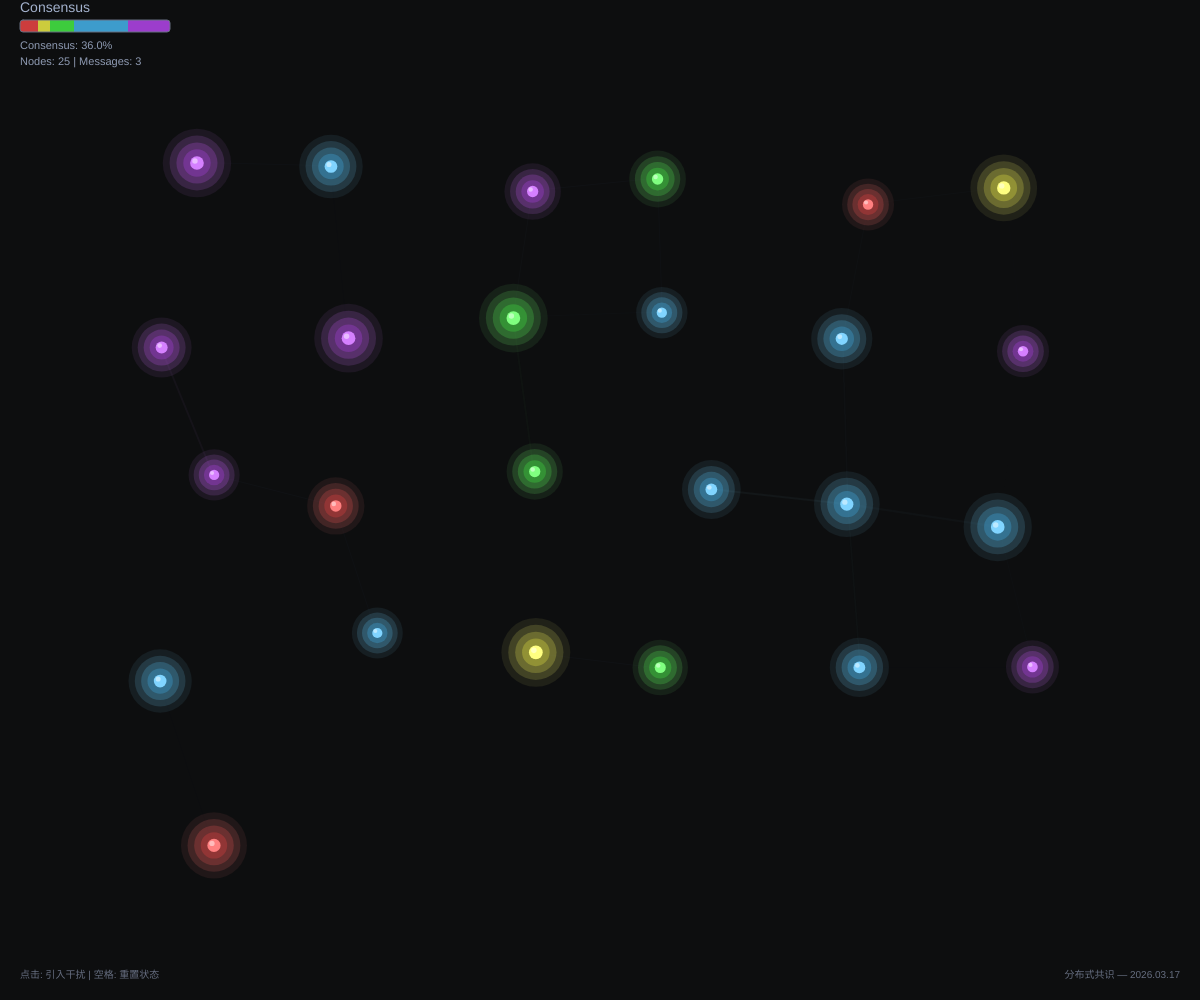
Frame 1 (no input)
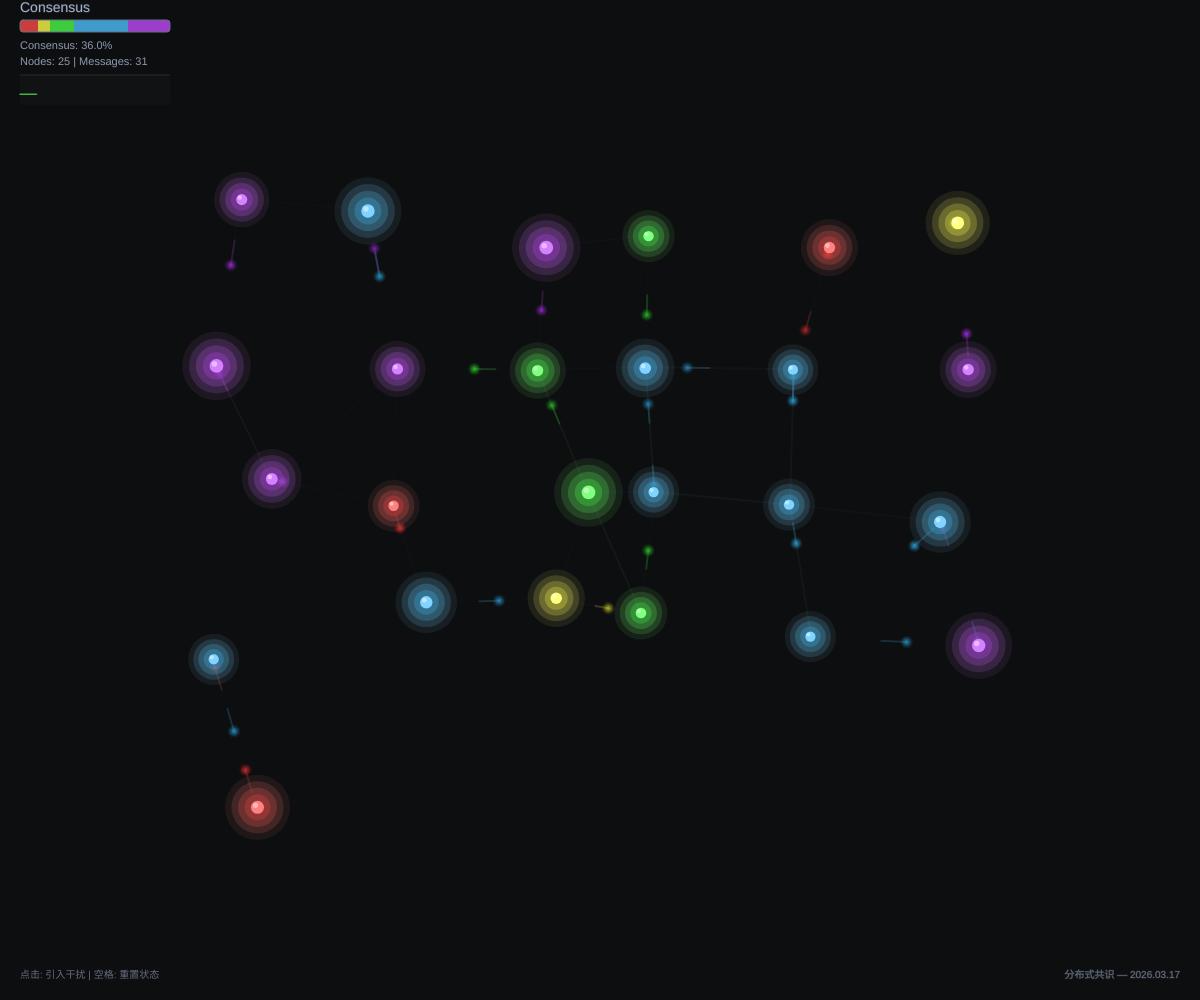
Frame 60 (no input)
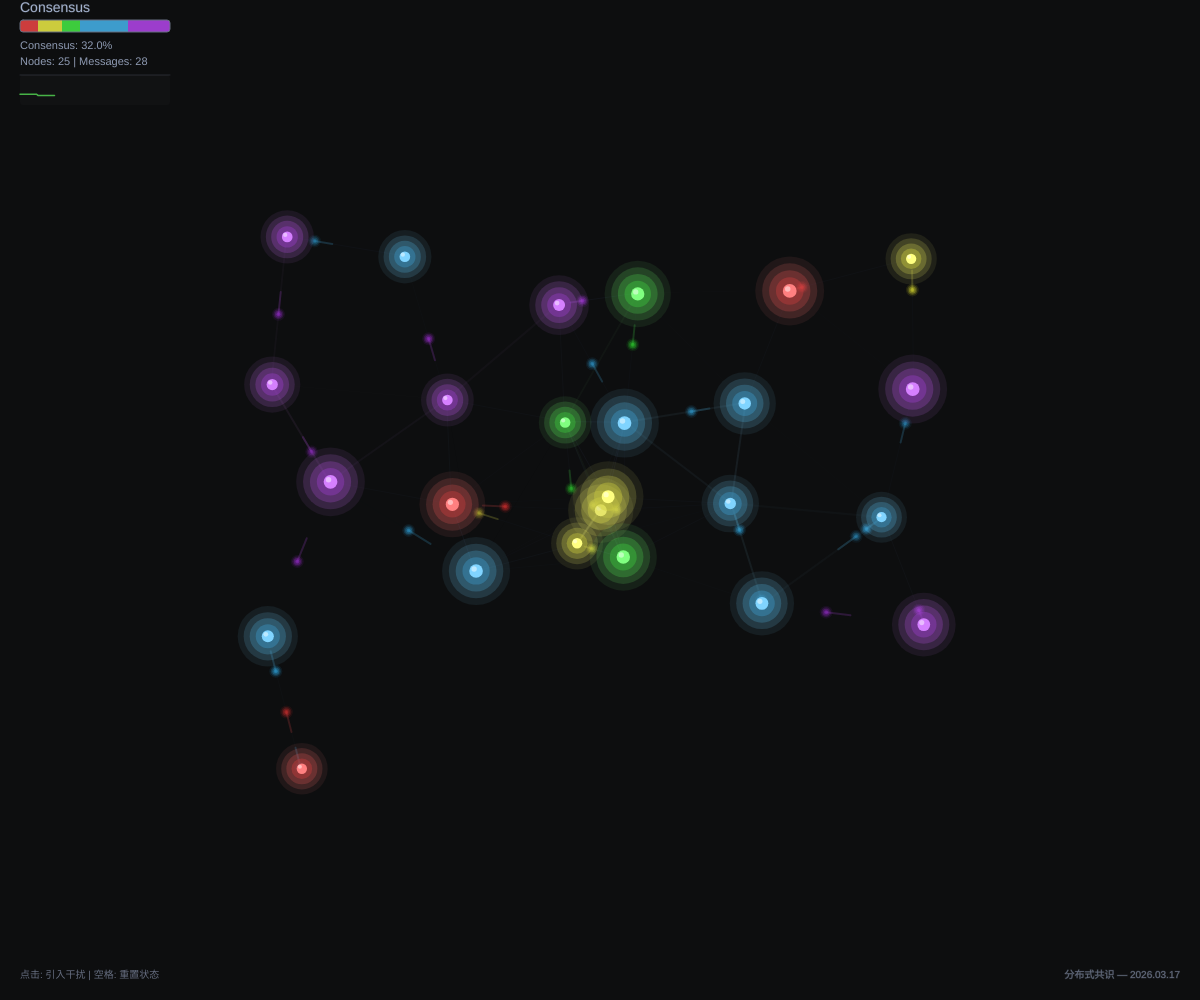
Frame 120 (the mouse pressed at the canvas centre since frame 60)

The p5.js sketch that drew these frames (run headless with seeded random() and noise() and a simulated clock; from frame 60 on, the mouse is pressed at the canvas centre):

// p5.js sketch
// ── sketch.js
/**
 * Consensus — Daily Wonder Sketch 2026-03-17
 * 
 * 灵感来源：分布式系统与 Agent 协调
 * 可视化节点如何通过消息传递达成共识
 * 
 * 在去中心化的世界里，没有权威裁判，只有持续的对话。
 * 共识不是瞬间发生的——它是波纹一般在网络中扩散，
 * 直到所有节点最终同步。
 */

// ═══════════════════════════════════════════════════════════════════════════
// 可调参数
// ═══════════════════════════════════════════════════════════════════════════

const CONFIG = {
  // 网络
  nodeCount: 25,               // 节点数量
  connectionDistance: 180,     // 连接距离阈值
  
  // 共识系统
  stateCount: 5,               // 可能的状态数量（不同颜色）
  consensusThreshold: 0.7,     // 共识阈值（邻居中相同状态比例）
  stateChangeDelay: 60,        // 状态改变后的冷却帧数
  
  // 消息传递
  messageSpeed: 4,             // 消息传播速度
  messageInterval: 30,         // 发送消息的间隔（帧）
  
  // 物理
  nodeSpeed: 0.5,              // 节点漂移速度
  repulsionRadius: 50,         // 排斥半径
  repulsionStrength: 0.3,      // 排斥力度
  attractionStrength: 0.02,    // 吸引到中心的力度
  
  // 视觉
  backgroundColor: [220, 15, 6],   // HSB
  nodeRadius: 12,
  glowLayers: 4,
  connectionOpacity: 0.3,
  
  // 状态颜色（HSB 色相）
  stateHues: [0, 60, 120, 200, 280],  // 红、黄、绿、蓝、紫
};

// ═══════════════════════════════════════════════════════════════════════════
// 消息类 - 在节点间传递的信息
// ═══════════════════════════════════════════════════════════════════════════

class Message {
  constructor(from, to, state) {
    this.from = from;
    this.to = to;
    this.state = state;
    this.progress = 0;  // 0 到 1
    this.alive = true;
  }
  
  update() {
    this.progress += CONFIG.messageSpeed / dist(
      this.from.pos.x, this.from.pos.y,
      this.to.pos.x, this.to.pos.y
    );
    
    if (this.progress >= 1) {
      this.progress = 1;
      this.alive = false;
      // 消息到达，通知目标节点
      this.to.receiveMessage(this.state);
    }
  }
  
  draw() {
    const x = lerp(this.from.pos.x, this.to.pos.x, this.progress);
    const y = lerp(this.from.pos.y, this.to.pos.y, this.progress);
    
    const hue = CONFIG.stateHues[this.state];
    
    // 消息光点
    noStroke();
    for (let i = 3; i >= 0; i--) {
      const size = 4 + i * 3;
      const alpha = (100 - i * 25) * (1 - this.progress * 0.5);
      fill(hue, 80, 100, alpha);
      ellipse(x, y, size, size);
    }
    
    // 拖尾
    const tailLength = 0.15;
    const tailStart = max(0, this.progress - tailLength);
    stroke(hue, 70, 90, 50);
    strokeWeight(2);
    line(
      lerp(this.from.pos.x, this.to.pos.x, tailStart),
      lerp(this.from.pos.y, this.to.pos.y, tailStart),
      x, y
    );
  }
}

// ═══════════════════════════════════════════════════════════════════════════
// 节点类 - 网络中的参与者
// ═══════════════════════════════════════════════════════════════════════════

class Node {
  constructor(x, y, id) {
    this.id = id;
    this.pos = createVector(x, y);
    this.vel = createVector(random(-1, 1), random(-1, 1)).mult(0.5);
    
    // 共识状态
    this.state = floor(random(CONFIG.stateCount));
    this.receivedStates = [];  // 收到的状态消息
    this.cooldown = 0;         // 状态改变冷却
    this.neighbors = [];       // 邻居节点
    
    // 视觉状态
    this.pulsePhase = random(TWO_PI);
    this.consensusGlow = 0;    // 达成共识时的额外发光
    this.lastStateChange = 0;  // 上次状态改变的帧
    
    // 消息计时
    this.messageTimer = floor(random(CONFIG.messageInterval));
  }
  
  updateNeighbors(nodes) {
    this.neighbors = [];
    for (const other of nodes) {
      if (other === this) continue;
      const d = p5.Vector.dist(this.pos, other.pos);
      if (d < CONFIG.connectionDistance) {
        this.neighbors.push(other);
      }
    }
  }
  
  receiveMessage(state) {
    this.receivedStates.push(state);
  }
  
  processConsensus() {
    if (this.cooldown > 0) {
      this.cooldown--;
      return;
    }
    
    if (this.receivedStates.length === 0) return;
    
    // 统计收到的状态
    const stateCounts = {};
    for (const s of this.receivedStates) {
      stateCounts[s] = (stateCounts[s] || 0) + 1;
    }
    
    // 加上自己的状态
    stateCounts[this.state] = (stateCounts[this.state] || 0) + 1;
    
    // 找出最多的状态
    let maxCount = 0;
    let dominantState = this.state;
    for (const [state, count] of Object.entries(stateCounts)) {
      if (count > maxCount) {
        maxCount = count;
        dominantState = parseInt(state);
      }
    }
    
    // 计算共识程度
    const total = this.receivedStates.length + 1;
    const consensusRatio = maxCount / total;
    
    // 如果超过阈值且不是当前状态，切换
    if (consensusRatio >= CONFIG.consensusThreshold && dominantState !== this.state) {
      this.state = dominantState;
      this.cooldown = CONFIG.stateChangeDelay;
      this.consensusGlow = 1;
      this.lastStateChange = frameCount;
    }
    
    // 清空接收的状态
    this.receivedStates = [];
  }
  
  shouldSendMessage() {
    this.messageTimer--;
    if (this.messageTimer <= 0) {
      this.messageTimer = CONFIG.messageInterval + floor(random(-10, 10));
      return true;
    }
    return false;
  }
  
  update(nodes) {
    // 衰减共识发光
    this.consensusGlow *= 0.95;
    
    // 脉动
    this.pulsePhase += 0.03;
    
    // 漂移运动
    const wanderAngle = noise(this.pos.x * 0.01, this.pos.y * 0.01, frameCount * 0.005) * TWO_PI * 2;
    const wanderForce = p5.Vector.fromAngle(wanderAngle).mult(CONFIG.nodeSpeed * 0.3);
    this.vel.add(wanderForce);
    
    // 排斥力
    for (const other of nodes) {
      if (other === this) continue;
      const d = p5.Vector.dist(this.pos, other.pos);
      if (d < CONFIG.repulsionRadius && d > 0) {
        const repulsion = p5.Vector.sub(this.pos, other.pos);
        repulsion.normalize();
        repulsion.mult(CONFIG.repulsionStrength * (1 - d / CONFIG.repulsionRadius));
        this.vel.add(repulsion);
      }
    }
    
    // 轻微吸引到中心
    const center = createVector(width / 2, height / 2);
    const toCenter = p5.Vector.sub(center, this.pos);
    toCenter.mult(CONFIG.attractionStrength);
    this.vel.add(toCenter);
    
    // 边界软反弹
    const margin = 80;
    if (this.pos.x < margin) this.vel.x += 0.2;
    if (this.pos.x > width - margin) this.vel.x -= 0.2;
    if (this.pos.y < margin) this.vel.y += 0.2;
    if (this.pos.y > height - margin) this.vel.y -= 0.2;
    
    // 应用速度
    this.vel.limit(CONFIG.nodeSpeed * 2);
    this.vel.mult(0.98);  // 阻尼
    this.pos.add(this.vel);
  }
  
  draw() {
    const hue = CONFIG.stateHues[this.state];
    const pulse = 1 + sin(this.pulsePhase) * 0.15;
    const glowBoost = 1 + this.consensusGlow * 2;
    
    // 外发光
    noStroke();
    for (let i = CONFIG.glowLayers; i >= 0; i--) {
      const layerRatio = i / CONFIG.glowLayers;
      const size = CONFIG.nodeRadius * (1 + layerRatio * 2) * pulse * glowBoost;
      const alpha = (1 - layerRatio) * 100;
      
      fill(hue, 70 - layerRatio * 30, 80, alpha);
      ellipse(this.pos.x, this.pos.y, size * 2, size * 2);
    }
    
    // 核心
    fill(hue, 50, 100);
    ellipse(this.pos.x, this.pos.y, CONFIG.nodeRadius * pulse, CONFIG.nodeRadius * pulse);
    
    // 内核高亮
    fill(hue, 20, 100, 200);
    ellipse(this.pos.x - 2, this.pos.y - 2, CONFIG.nodeRadius * 0.4 * pulse, CONFIG.nodeRadius * 0.4 * pulse);
    
    // 节点 ID（调试用，可注释掉）
    // fill(0, 0, 100, 150);
    // textSize(8);
    // textAlign(CENTER, CENTER);
    // text(this.id, this.pos.x, this.pos.y);
  }
  
  drawConnections() {
    for (const neighbor of this.neighbors) {
      // 只绘制 id 较小的到 id 较大的，避免重复
      if (neighbor.id < this.id) continue;
      
      const d = p5.Vector.dist(this.pos, neighbor.pos);
      const opacity = map(d, 0, CONFIG.connectionDistance, CONFIG.connectionOpacity, 0);
      
      // 如果状态相同，连接更亮
      const sameState = this.state === neighbor.state;
      const hue = sameState ? CONFIG.stateHues[this.state] : 220;
      const brightness = sameState ? 60 : 30;
      
      stroke(hue, 40, brightness, opacity * 255);
      strokeWeight(sameState ? 2 : 1);
      line(this.pos.x, this.pos.y, neighbor.pos.x, neighbor.pos.y);
    }
  }
}

// ═══════════════════════════════════════════════════════════════════════════
// 全局状态
// ═══════════════════════════════════════════════════════════════════════════

let nodes = [];
let messages = [];
let consensusHistory = [];  // 跟踪共识度变化

// ═══════════════════════════════════════════════════════════════════════════
// p5.js 生命周期
// ═══════════════════════════════════════════════════════════════════════════

function setup() {
  createCanvas(windowWidth, windowHeight);
  colorMode(HSB, 360, 100, 100, 255);
  
  // 初始化节点（排列成网格后添加随机扰动）
  const cols = ceil(sqrt(CONFIG.nodeCount * width / height));
  const rows = ceil(CONFIG.nodeCount / cols);
  const spacingX = (width - 200) / cols;
  const spacingY = (height - 200) / rows;
  
  for (let i = 0; i < CONFIG.nodeCount; i++) {
    const col = i % cols;
    const row = floor(i / cols);
    const x = 100 + col * spacingX + spacingX / 2 + random(-30, 30);
    const y = 100 + row * spacingY + spacingY / 2 + random(-30, 30);
    nodes.push(new Node(x, y, i));
  }
}

function draw() {
  // 背景
  background(CONFIG.backgroundColor[0], CONFIG.backgroundColor[1], CONFIG.backgroundColor[2]);
  
  // 更新邻居关系
  for (const node of nodes) {
    node.updateNeighbors(nodes);
  }
  
  // 绘制连接
  for (const node of nodes) {
    node.drawConnections();
  }
  
  // 更新消息
  for (const msg of messages) {
    msg.update();
  }
  messages = messages.filter(m => m.alive);
  
  // 绘制消息
  for (const msg of messages) {
    msg.draw();
  }
  
  // 节点发送消息
  for (const node of nodes) {
    if (node.shouldSendMessage() && node.neighbors.length > 0) {
      // 向随机邻居发送状态消息
      const target = random(node.neighbors);
      messages.push(new Message(node, target, node.state));
    }
  }
  
  // 处理共识
  for (const node of nodes) {
    node.processConsensus();
  }
  
  // 更新节点
  for (const node of nodes) {
    node.update(nodes);
  }
  
  // 绘制节点
  for (const node of nodes) {
    node.draw();
  }
  
  // 绘制统计信息
  drawStats();
  
  // 鼠标交互提示
  drawInteractionHint();
}

function drawStats() {
  // 计算各状态的节点数
  const stateCounts = new Array(CONFIG.stateCount).fill(0);
  for (const node of nodes) {
    stateCounts[node.state]++;
  }
  
  // 计算共识度（最大状态占比）
  const maxCount = max(...stateCounts);
  const consensusRatio = maxCount / nodes.length;
  
  // 记录历史
  if (frameCount % 5 === 0) {
    consensusHistory.push(consensusRatio);
    if (consensusHistory.length > 100) consensusHistory.shift();
  }
  
  // 绘制状态分布条
  const barX = 20;
  const barY = 20;
  const barWidth = 150;
  const barHeight = 12;
  
  noStroke();
  let xOffset = barX;
  for (let i = 0; i < CONFIG.stateCount; i++) {
    const w = (stateCounts[i] / nodes.length) * barWidth;
    fill(CONFIG.stateHues[i], 70, 80);
    rect(xOffset, barY, w, barHeight, i === 0 ? 3 : 0, i === CONFIG.stateCount - 1 ? 3 : 0, i === CONFIG.stateCount - 1 ? 3 : 0, i === 0 ? 3 : 0);
    xOffset += w;
  }
  
  // 边框
  noFill();
  stroke(220, 20, 50);
  strokeWeight(1);
  rect(barX, barY, barWidth, barHeight, 3);
  
  // 文字信息
  fill(220, 20, 70);
  noStroke();
  textSize(11);
  textAlign(LEFT, TOP);
  text(`Consensus: ${(consensusRatio * 100).toFixed(1)}%`, barX, barY + barHeight + 8);
  text(`Nodes: ${nodes.length} | Messages: ${messages.length}`, barX, barY + barHeight + 24);
  
  // 绘制共识度历史曲线
  if (consensusHistory.length > 1) {
    const graphX = barX;
    const graphY = barY + 55;
    const graphW = barWidth;
    const graphH = 30;
    
    // 背景
    fill(220, 10, 10, 100);
    noStroke();
    rect(graphX, graphY, graphW, graphH, 3);
    
    // 曲线
    noFill();
    stroke(120, 60, 70);
    strokeWeight(1.5);
    beginShape();
    for (let i = 0; i < consensusHistory.length; i++) {
      const x = graphX + (i / 100) * graphW;
      const y = graphY + graphH - consensusHistory[i] * graphH;
      vertex(x, y);
    }
    endShape();
    
    // 100% 线
    stroke(220, 20, 40, 100);
    strokeWeight(1);
    line(graphX, graphY, graphX + graphW, graphY);
  }
  
  // 标题
  fill(220, 20, 80);
  textSize(14);
  textAlign(LEFT, BOTTOM);
  text('Consensus', barX, barY - 5);
  
  // 右下角说明
  textAlign(RIGHT, BOTTOM);
  textSize(10);
  fill(220, 20, 50);
  text('分布式共识 — 2026.03.17', width - 20, height - 20);
}

function drawInteractionHint() {
  fill(220, 20, 50);
  noStroke();
  textSize(10);
  textAlign(LEFT, BOTTOM);
  text('点击: 引入干扰 | 空格: 重置状态', 20, height - 20);
}

// ═══════════════════════════════════════════════════════════════════════════
// 交互
// ═══════════════════════════════════════════════════════════════════════════

function mousePressed() {
  // 点击位置附近的节点改变为随机新状态（引入干扰）
  const mousePos = createVector(mouseX, mouseY);
  const influenceRadius = 100;
  const newState = floor(random(CONFIG.stateCount));
  
  for (const node of nodes) {
    const d = p5.Vector.dist(node.pos, mousePos);
    if (d < influenceRadius) {
      node.state = newState;
      node.consensusGlow = 1;
      node.cooldown = CONFIG.stateChangeDelay;
      
      // 立即向所有邻居发送消息
      for (const neighbor of node.neighbors) {
        messages.push(new Message(node, neighbor, newState));
      }
    }
  }
  
  // 创建点击波纹
  clickRipples.push({
    x: mouseX,
    y: mouseY,
    radius: 0,
    alpha: 200
  });
}

function keyPressed() {
  if (key === ' ') {
    // 空格：重置所有节点为随机状态
    for (const node of nodes) {
      node.state = floor(random(CONFIG.stateCount));
      node.consensusGlow = 0.5;
      node.cooldown = 0;
      node.receivedStates = [];
    }
    consensusHistory = [];
  }
  
  if (key === 'c' || key === 'C') {
    // C: 强制所有节点同步到同一状态
    const targetState = floor(random(CONFIG.stateCount));
    for (const node of nodes) {
      node.state = targetState;
      node.consensusGlow = 1;
    }
  }
}

// 点击波纹效果
let clickRipples = [];

function updateClickRipples() {
  for (let i = clickRipples.length - 1; i >= 0; i--) {
    const r = clickRipples[i];
    r.radius += 4;
    r.alpha -= 4;
    
    if (r.alpha <= 0) {
      clickRipples.splice(i, 1);
      continue;
    }
    
    noFill();
    stroke(0, 0, 80, r.alpha);
    strokeWeight(2);
    ellipse(r.x, r.y, r.radius * 2, r.radius * 2);
  }
}

// 增强 draw 函数
const originalDraw = draw;
draw = function() {
  originalDraw();
  updateClickRipples();
};

function windowResized() {
  resizeCanvas(windowWidth, windowHeight);
}

// ═══════════════════════════════════════════════════════════════════════════
// 结语
// ═══════════════════════════════════════════════════════════════════════════

/**
 * Consensus（共识）
 * 
 * 在分布式系统中，没有中央权威。
 * 每个节点只知道自己的状态，只能和邻居通信。
 * 但通过不断的消息传递，它们最终能达成共识。
 * 
 * 这个作品展示了这个过程：
 * - 每个节点有自己的"意见"（颜色）
 * - 节点持续向邻居广播自己的状态
 * - 当邻居中超过 70% 持相同意见时，节点会改变
 * - 共识如波纹般在网络中扩散
 * 
 * 点击可以引入"干扰"——就像有人突然改变主意，
 * 或者有新信息进入系统。然后观察网络如何重新收敛。
 * 
 * 这也是 Agent 协调的隐喻：
 * 多个独立的 AI 系统，通过对话和信息交换，
 * 最终达成某种"共识"——共同的理解、协调的行动。
 * 
 * 没有领导者，只有协议。
 * 没有命令，只有共识。
 */
